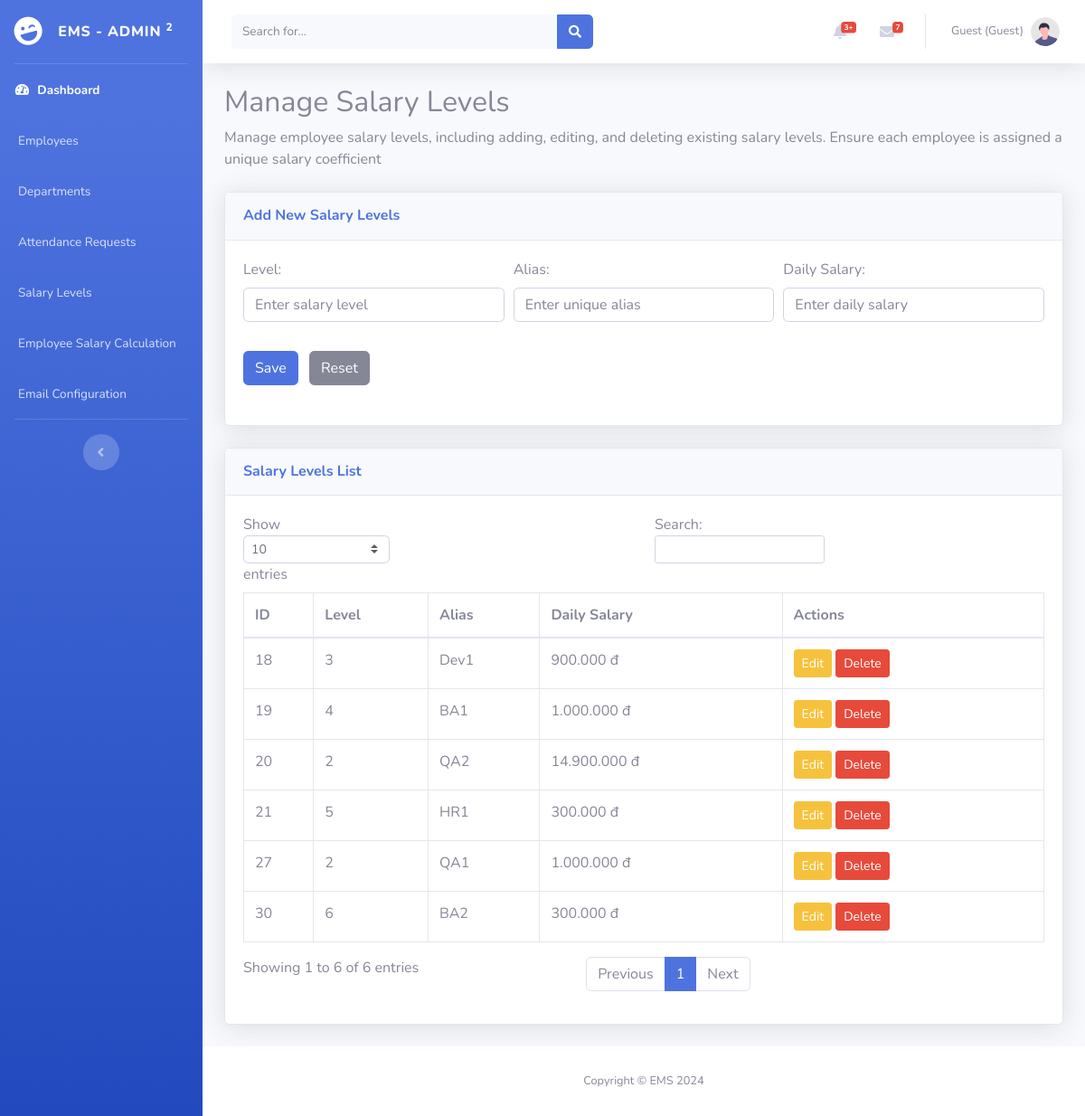
Screenshot of /admin/manage_salary_levels.php with the database file from the repository.
### tables this page shows
CREATE TABLE `salary_levels` (
  `id` int NOT NULL AUTO_INCREMENT,
  `level` int NOT NULL,
  `daily_salary` decimal(15,2) NOT NULL,
  `alias` varchar(255) NOT NULL,
  PRIMARY KEY (`id`)
);

### admin/manage_salary_levels.php (the view, shortened to what this page needs)
<?php
include '../config.php';
$stmt = $conn->prepare("SELECT * FROM salary_levels ORDER BY level, alias");
$stmt->execute();
$salary_levels = $stmt->fetchAll(PDO::FETCH_ASSOC);
?>
<!DOCTYPE html>
<html lang="en">
<head>
    <link href="../vendor/fontawesome-free/css/all.min.css" rel="stylesheet" type="text/css">
    <link href="../css/sb-admin-2.min.css" rel="stylesheet">
</head>
<body id="page-top">
    <div id="wrapper">
        <?php include('../admin/sidebar.php') ?>
        <div id="content-wrapper" class="d-flex flex-column">
            <div id="content">
                <?php include('../templates/navbar.php') ?>
                <div class="container">
                    <h2>Manage Salary Levels</h2>
                    <p class="mb-4">Manage employee salary levels, including adding, editing, and deleting existing salary levels. Ensure each employee is assigned a unique salary coefficient</p>
                    <div class="card shadow mb-4">
                        <div class="card-header py-3">
                            <h6 class="m-0 font-weight-bold text-primary">Add New Salary Levels</h6>
                        </div>
                        <div class="card-body">
                            <form action="manage_salary_levels.php" method="POST" class="mb-4">
                                <div class="form-row">
                                    <div class="form-group col-md-4">
                                        <label for="level">Level:</label>
                                        <input type="number" class="form-control" id="level" name="level" required placeholder="Enter salary level">
                                    </div>
                                    <div class="form-group col-md-4">
                                        <label for="alias">Alias:</label>
                                        <input type="text" class="form-control" id="alias" name="alias" required placeholder="Enter unique alias">
                                    </div>
                                    <div class="form-group col-md-4">
                                        <label for="daily_salary">Daily Salary:</label>
                                        <input type="text" class="form-control" id="daily_salary" name="daily_salary" required placeholder="Enter daily salary" oninput="formatNumber(this)">
                                    </div>
                                </div>
                                <button type="submit" class="btn btn-primary mt-3">Save</button>
                                <button type="reset" class="btn btn-secondary mt-3 ml-2">Reset</button>
                            </form>
                        </div>
                    </div>
                    <div class="card shadow mb-4">
                        <div class="card-header py-3">
                            <h6 class="m-0 font-weight-bold text-primary">Salary Levels List</h6>
                        </div>
                        <div class="card-body">
                            <div class="table-responsive">
                                <table class="table table-bordered" id="dataTable" width="100%" cellspacing="0">
                                    <thead>
                                        <tr>
                                            <th>ID</th>
                                            <th>Level</th>
                                            <th>Alias</th>
                                            <th>Daily Salary</th>
                                            <th>Actions</th>
                                        </tr>
                                    </thead>
                                    <tbody>
                                        <?php foreach ($salary_levels as $level): ?>
                                            <tr>
                                                <td><?= htmlspecialchars($level['id']) ?></td>
                                                <td><?= htmlspecialchars($level['level']) ?></td>
                                                <td><?= htmlspecialchars($level['alias']) ?></td>
                                                <td><?= htmlspecialchars(number_format($level['daily_salary'], 0, ',', '.')) . ' đ' ?></td>
                                                <td>
                                                    <button class="btn btn-warning btn-sm" onclick="editSalaryLevel(<?= htmlspecialchars(json_encode($level)) ?>)">Edit</button>
                                                    <button class="btn btn-danger btn-sm" onclick="confirmDelete(<?= htmlspecialchars($level['id']) ?>)">Delete</button>
                                                </td>
                                            </tr>
                                        <?php endforeach; ?>
                                    </tbody>
                                </table>
                            </div>
                        </div>
                    </div>
                </div>
            </div>
            <?php include('../templates/footer.php') ?>
        </div>
    </div>
</body>
</html>

### rows the page displays
salary_levels: id "27", level "2", alias "QA1", daily_salary "1.000.000"
salary_levels: id "20", level "2", alias "QA2", daily_salary "14.900.000"
salary_levels: id "18", level "3", alias "Dev1", daily_salary "900.000"
salary_levels: id "19", level "4", alias "BA1", daily_salary "1.000.000"
salary_levels: id "21", level "5", alias "HR1", daily_salary "300.000"
salary_levels: id "30", level "6", alias "BA2", daily_salary "300.000"

### other values shown
$userEmail . " (" . $role . ")" "Guest (Guest)"
